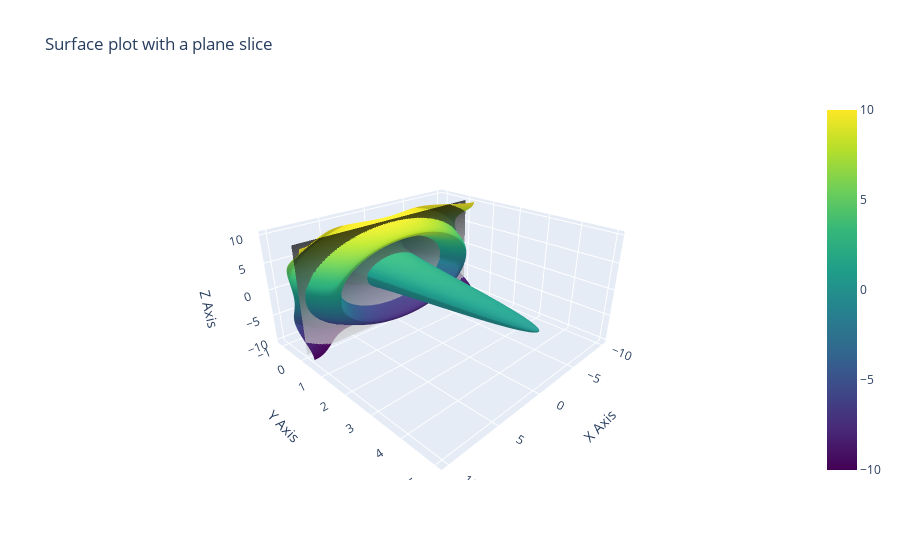

This figure's notebook cell:
### Code cell
import numpy as np
import plotly.graph_objs as go

# Define the x and z values
x = np.linspace(-10, 10, 100)
z = np.linspace(-10, 10, 100)
X, Z = np.meshgrid(x, z)

# Define the function for the surface
Y = 5 * np.sin(np.sqrt(X**2 + Z**2)) / np.sqrt(X**2 + Z**2)

# Create the surface trace
surface = go.Surface(x=X, y=Y, z=Z, colorscale='Viridis')

# Create the plane slice trace
slice = go.Surface(x=X, y=np.zeros_like(Y), z=Z, opacity=0.7, showscale=False, colorscale='Greys')

# Create the figure
fig = go.Figure(data=[surface, slice])

# Set the layout
fig.update_layout(
    title='Surface plot with a plane slice',
    scene=dict(
        xaxis_title='X Axis',
        yaxis_title='Y Axis',
        zaxis_title='Z Axis',
        aspectratio=dict(x=1, y=1, z=0.5),
        camera_eye=dict(x=1.2, y=1.2, z=0.8)
    )
)

# Show the figure
fig.show()

### Figure 1 — Plotly figure (JSON) as saved in the notebook; plotly's stock layout.template omitted (floating-point values rounded to 4 significant figures; data arrays with more than 128 entries replaced by an {"elided": "..."} marker saying what was removed)
{"data": [{"colorscale": [[0, "#440154"], [0.1111, "#482878"], [0.2222, "#3e4989"], [0.3333, "#31688e"], [0.4444, "#26828e"], [0.5556, "#1f9e89"], [0.6667, "#35b779"], [0.7778, "#6ece58"], [0.8889, "#b5de2b"], [1, "#fde725"]], "type": "surface", "x": {"elided": "100x100 float values"}, "y": {"elided": "100x100 float values"}, "z": {"elided": "100x100 float values"}}, {"colorscale": [[0, "rgb(255,255,255)"], [0.125, "rgb(240,240,240)"], [0.25, "rgb(217,217,217)"], [0.375, "rgb(189,189,189)"], [0.5, "rgb(150,150,150)"], [0.625, "rgb(115,115,115)"], [0.75, "rgb(82,82,82)"], [0.875, "rgb(37,37,37)"], [1, "rgb(0,0,0)"]], "opacity": 0.7, "showscale": false, "type": "surface", "x": {"elided": "100x100 float values"}, "y": {"elided": "100x100 int values"}, "z": {"elided": "100x100 float values"}}], "layout": {"scene": {"aspectratio": {"x": 1, "y": 1, "z": 0.5}, "camera": {"eye": {"x": 1.2, "y": 1.2, "z": 0.8}}, "xaxis": {"title": {"text": "X Axis"}}, "yaxis": {"title": {"text": "Y Axis"}}, "zaxis": {"title": {"text": "Z Axis"}}}, "title": {"text": "Surface plot with a plane slice"}}}
